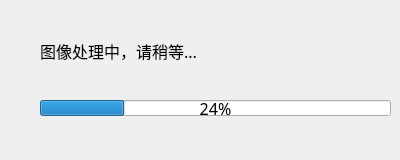
<?xml version="1.0" encoding="UTF-8"?>
<ui version="4.0">
 <class>Dialog</class>
 <widget class="QDialog" name="Dialog">
  <property name="geometry">
   <rect>
    <x>0</x>
    <y>0</y>
    <width>400</width>
    <height>160</height>
   </rect>
  </property>
  <property name="font">
   <font>
    <family>微软雅黑</family>
    <pointsize>12</pointsize>
   </font>
  </property>
  <property name="windowTitle">
   <string>Dialog</string>
  </property>
  <widget class="QProgressBar" name="progressBar">
   <property name="geometry">
    <rect>
     <x>40</x>
     <y>100</y>
     <width>351</width>
     <height>16</height>
    </rect>
   </property>
   <property name="value">
    <number>24</number>
   </property>
   <property name="format">
    <string>%p%</string>
   </property>
  </widget>
  <widget class="QLabel" name="label">
   <property name="geometry">
    <rect>
     <x>40</x>
     <y>30</y>
     <width>231</width>
     <height>41</height>
    </rect>
   </property>
   <property name="text">
    <string>图像处理中，请稍等...</string>
   </property>
  </widget>
 </widget>
 <resources/>
 <connections/>
</ui>
